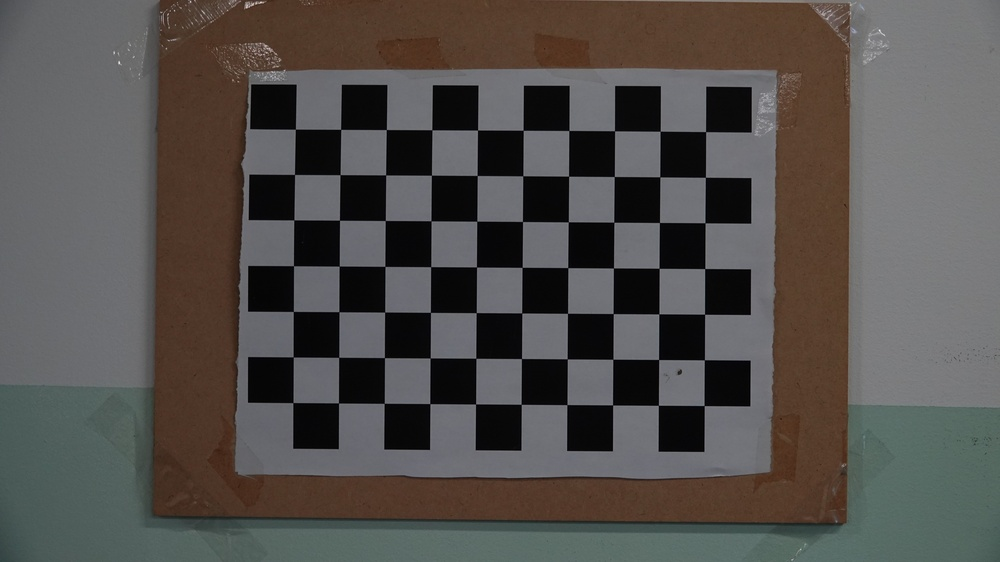
#> input picture chessboard/DSC00004.JPG, 1000 x 562 px, shrunk from 5024 x 2824 before the run; its folder holds only this picture in this run
$ jupyter execute --allow-errors 01_Calibration.ipynb
#> lines starting #> are read from the running program, lines starting #| are printed output that depends on the picture
[cell 1]
import os
import cv2
import json
import numpy as np
from typing import Tuple, Dict, Union
import matplotlib.pyplot as plt

from extensions import IMAGE_EXTENSIONS
from jsonenc import ExtendedEncoder
from files import FileName

[cell 2]
image_dir = 'chessboard'
# チェスボードのコーナーパターンのサイズ（列, 行）
pattern_size = (10, 7)

criteria = (cv2.TERM_CRITERIA_EPS + cv2.TERM_CRITERIA_MAX_ITER, 30, 0.001)

[cell 3]
#画像の取得
image_list = os.listdir(image_dir)
image_path = os.path.join(image_dir, image_list[0])
print(f"image path: {image_path}")

[cell 4]
#チェスボード画像をグレースケールで表示
gray = cv2.imread(image_path, cv2.IMREAD_GRAYSCALE)
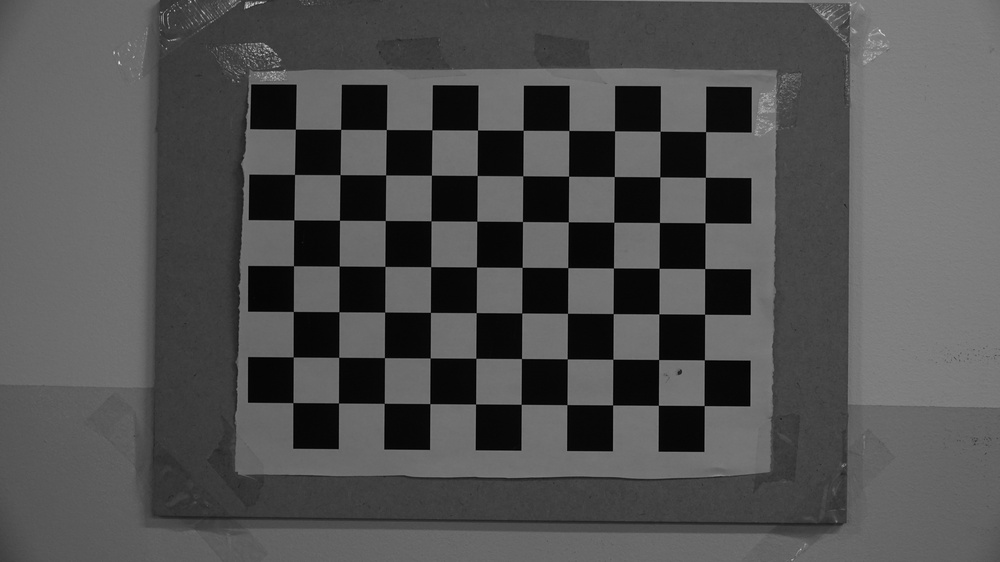
#> gray: shape (562, 1000); min 0, max 243, mean 80.3

fig, ax = plt.subplots()
ax.imshow(gray, cmap='gray')
ax.axis('off')
plt.show()

[cell 5]
# グレースケール画像に対してチェスボードのコーナーを検出する
ret, corners = cv2.findChessboardCorners(gray, pattern_size, None)
#> ret = True; corners = 70 rows, first 8: [295.4, 129.2], [340.7, 129.4], [386.4, 129.5], [431.8, 129.7], [477.5, 130.1], [523.2, 130.3], [568.8, 130.5], [614.5, 130.8]
print(f"ret: {ret}")
#| ret: True
print(f"corners: {corners.shape}")
#| corners: (70, 1, 2)

[cell 6]
# コーナーの精度を向上させるための処理
corners = cv2.cornerSubPix(gray, corners, (11, 11), (-1, -1), criteria)
#> corners = 70 rows, first 8: [295.4, 129.2], [340.7, 129.4], [386.3, 129.6], [431.8, 129.8], [477.5, 130.1], [523.2, 130.3], [568.8, 130.5], [614.5, 130.8]

[cell 7]
#チェスボード画像をカラーで表示
img = cv2.imread(image_path)
#> img is the input picture: shape (562, 1000, 3); mean B, G, R 76.7, 79.6, 83.3
img = cv2.cvtColor(img, cv2.COLOR_BGR2RGB)
#グレースケールで計算したコーナーをカラー画像に描画
cv2.drawChessboardCorners(img, pattern_size, corners, ret)
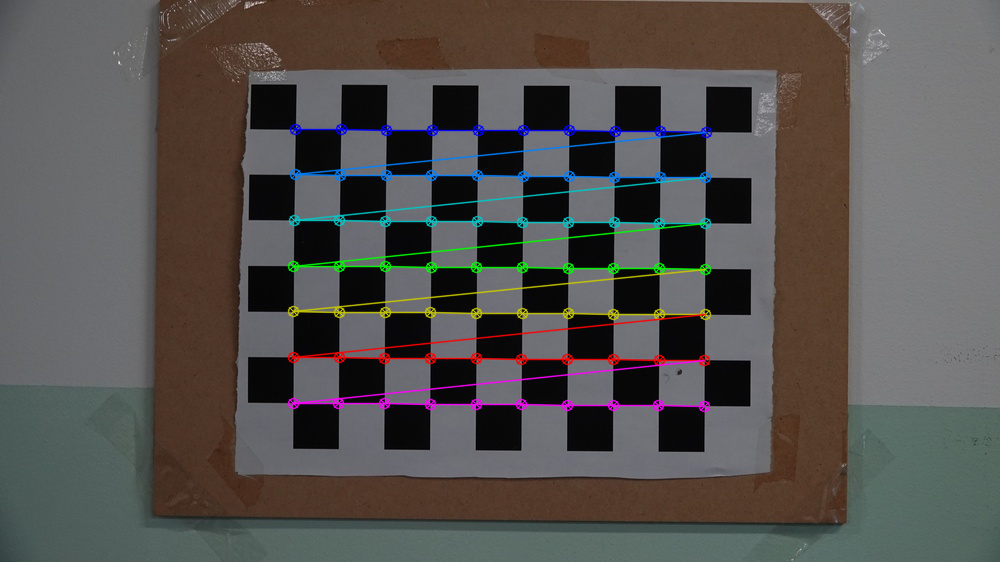
#> img: shape (562, 1000, 3); mean R, G, B 84.2, 80.8, 78.1

fig, ax = plt.subplots()
ax.imshow(img)
ax.axis('off')
plt.show()

$ run again, on chessboard/DSC00008.JPG
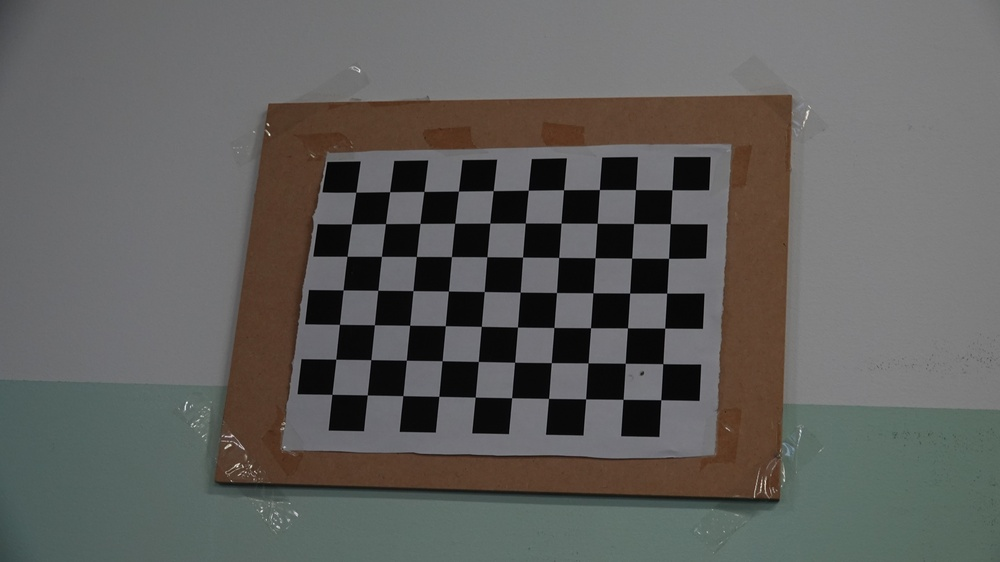
#> input picture chessboard/DSC00008.JPG, 1000 x 562 px, shrunk from 5024 x 2824 before the run
#> `gray = cv2.imread(image_path, cv2.IMREAD_GRAYSCALE)`:
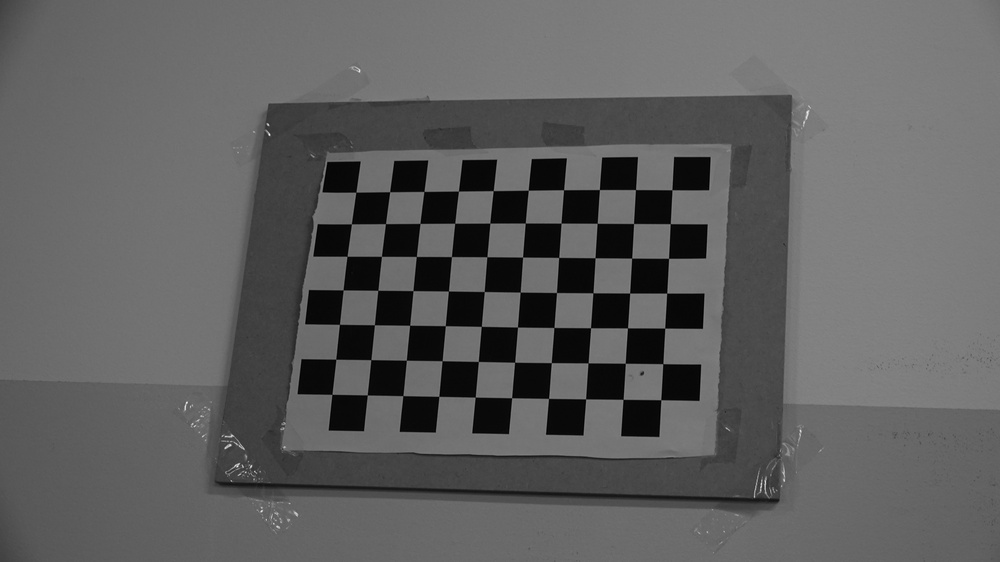
#> gray: shape (562, 1000); min 0, max 251, mean 95.2
#> `ret, corners = cv2.findChessboardCorners(gray, pattern_size, None)`: ret = True; corners = 70 rows, first 8: [355.9, 192.2], [389.7, 191.7], [423.9, 191.5], [458.4, 191.2], [493.2, 190.6], [528.3, 190.2], [563.6, 189.8], [599.4, 189.5]
#| ret: True
#| corners: (70, 1, 2)
#> `corners = cv2.cornerSubPix(gray, corners, (11, 11), (-1, -1), criteria)`: corners = 70 rows, first 8: [355.8, 192.2], [389.6, 191.7], [423.9, 191.4], [458.4, 191.1], [493.2, 190.6], [528.3, 190.2], [563.6, 189.7], [599.4, 189.6]
#> img is the input picture: shape (562, 1000, 3); mean B, G, R 92.8, 95.3, 96.1
#> `cv2.drawChessboardCorners(img, pattern_size, corners, ret)`:
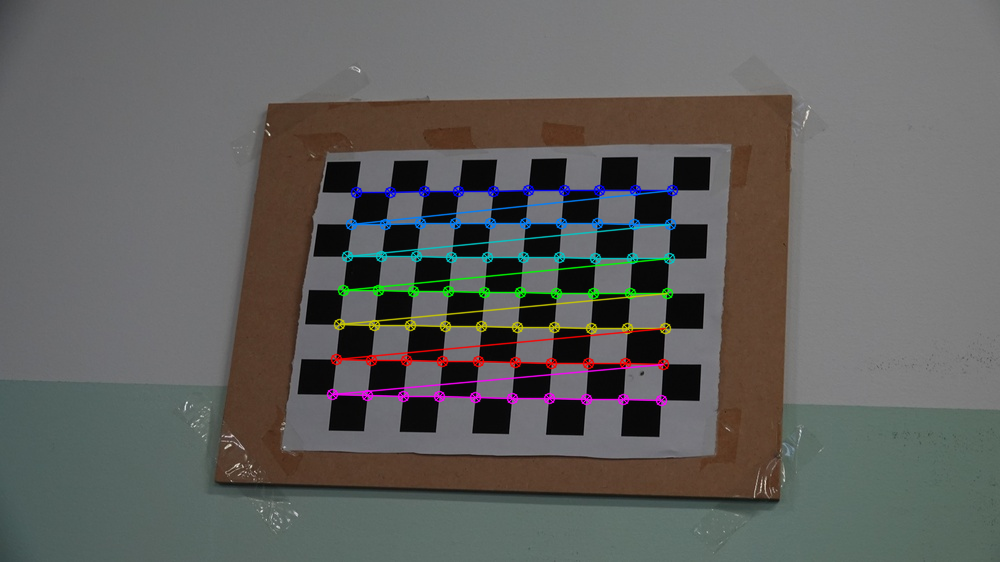
#> img: shape (562, 1000, 3); mean R, G, B 96.8, 96.2, 93.9

$ run again, on chessboard/DSC00009.JPG
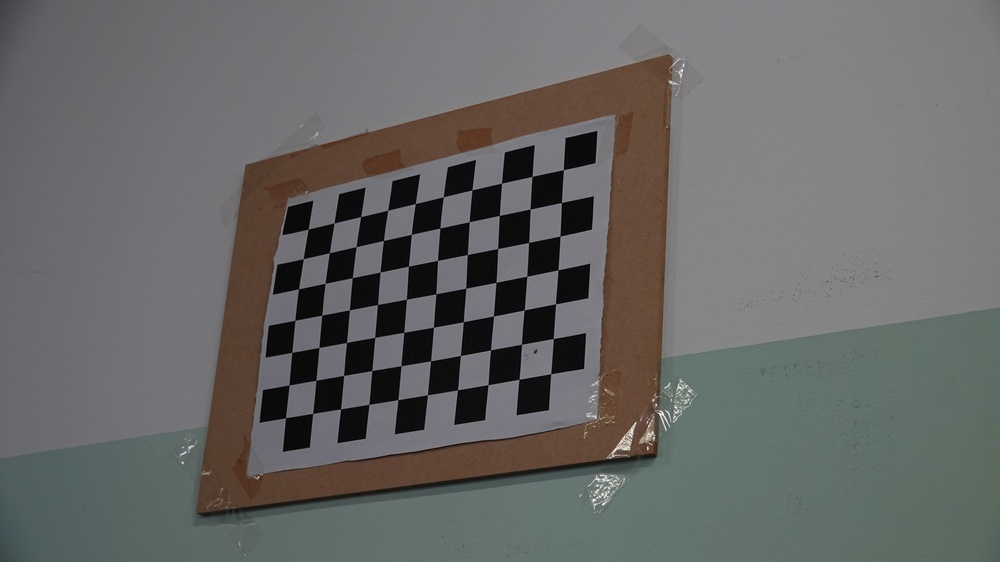
#> input picture chessboard/DSC00009.JPG, 1000 x 562 px, shrunk from 5024 x 2824 before the run
#> `gray = cv2.imread(image_path, cv2.IMREAD_GRAYSCALE)`:
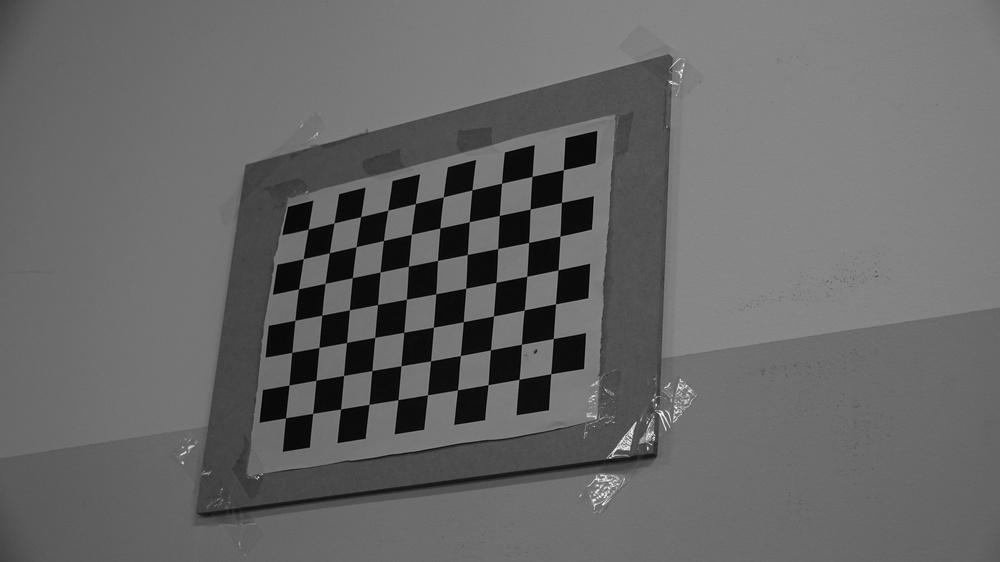
#> gray: shape (562, 1000); min 0, max 255, mean 102.9
#> `ret, corners = cv2.findChessboardCorners(gray, pattern_size, None)`: ret = True; corners = 70 rows, first 8: [308, 228.9], [334, 223], [361, 216.4], [387.6, 210.4], [414.7, 204.1], [443.5, 196.8], [471.9, 190], [501.4, 183.2]
#| ret: True
#| corners: (70, 1, 2)
#> `corners = cv2.cornerSubPix(gray, corners, (11, 11), (-1, -1), criteria)`: corners = 70 rows, first 8: [308.2, 229.2], [334, 222.9], [360.6, 216.6], [387.7, 210.3], [415.3, 203.6], [443.3, 196.8], [471.9, 189.9], [501.5, 183.2]
#> img is the input picture: shape (562, 1000, 3); mean B, G, R 102.1, 103.1, 102.9
#> `cv2.drawChessboardCorners(img, pattern_size, corners, ret)`:
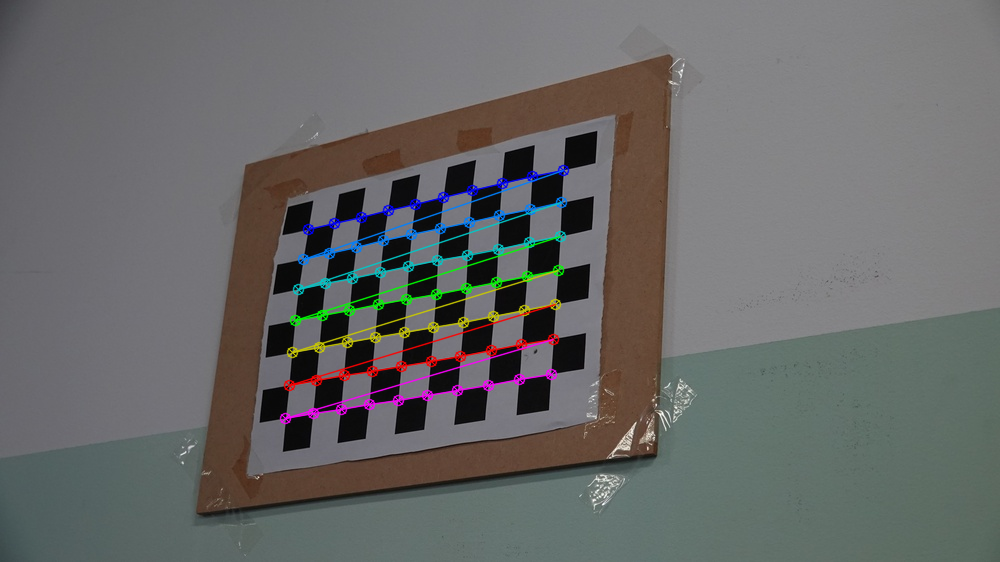
#> img: shape (562, 1000, 3); mean R, G, B 103.5, 103.9, 103.1

$ run again, on chessboard/DSC00010.JPG
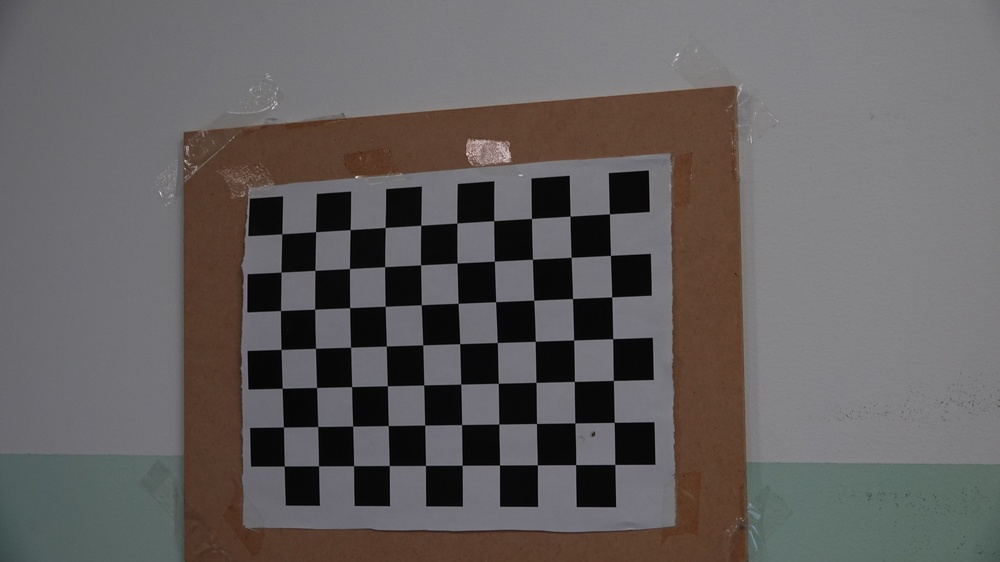
#> input picture chessboard/DSC00010.JPG, 1000 x 562 px, shrunk from 5024 x 2824 before the run
#> `gray = cv2.imread(image_path, cv2.IMREAD_GRAYSCALE)`:
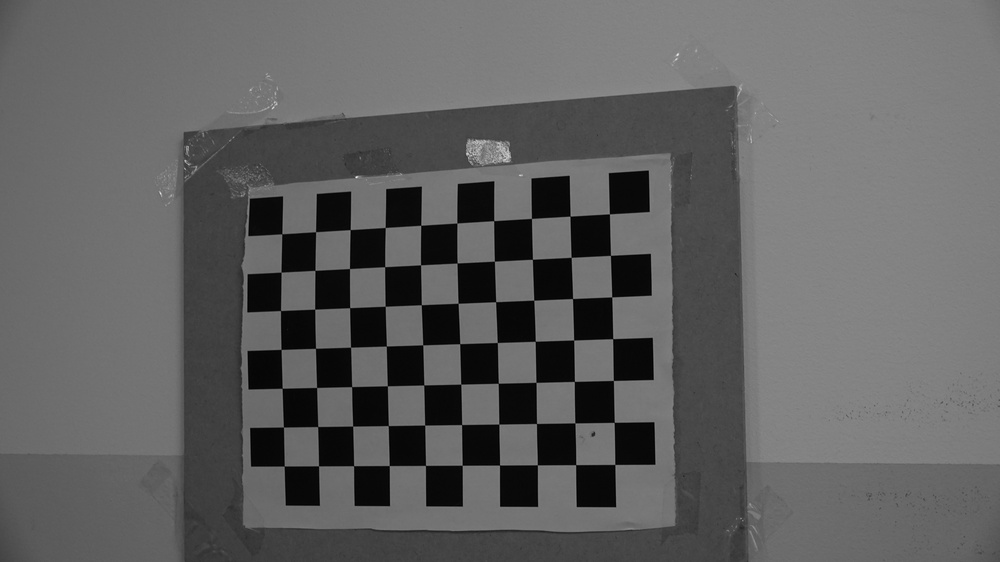
#> gray: shape (562, 1000); min 0, max 243, mean 96.5
#> `ret, corners = cv2.findChessboardCorners(gray, pattern_size, None)`: ret = True; corners = 70 rows, first 8: [281.8, 233.8], [315.6, 231.7], [350.2, 229.6], [385.2, 227.5], [420.7, 225.3], [456.8, 223.1], [493.7, 220.6], [531.5, 218.4]
#| ret: True
#| corners: (70, 1, 2)
#> `corners = cv2.cornerSubPix(gray, corners, (11, 11), (-1, -1), criteria)`: corners = 70 rows, first 8: [281.8, 233.8], [315.6, 231.7], [350.2, 229.6], [385.2, 227.5], [420.7, 225.3], [456.8, 223], [493.7, 220.7], [531.5, 218.4]
#> img is the input picture: shape (562, 1000, 3); mean B, G, R 94.9, 95.4, 99.4
#> `cv2.drawChessboardCorners(img, pattern_size, corners, ret)`:
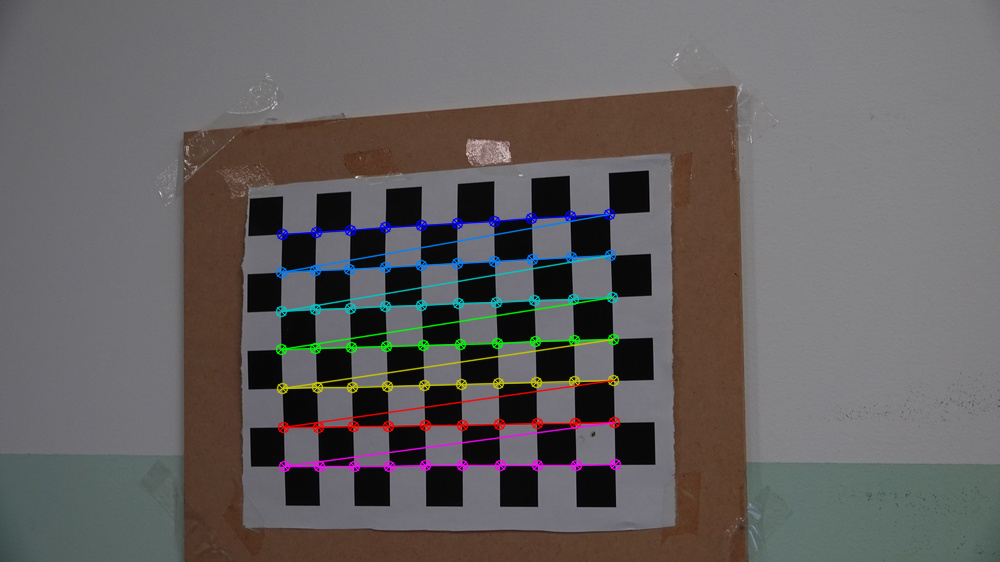
#> img: shape (562, 1000, 3); mean R, G, B 100.1, 96.3, 96

$ run again, on chessboard/DSC00005.JPG
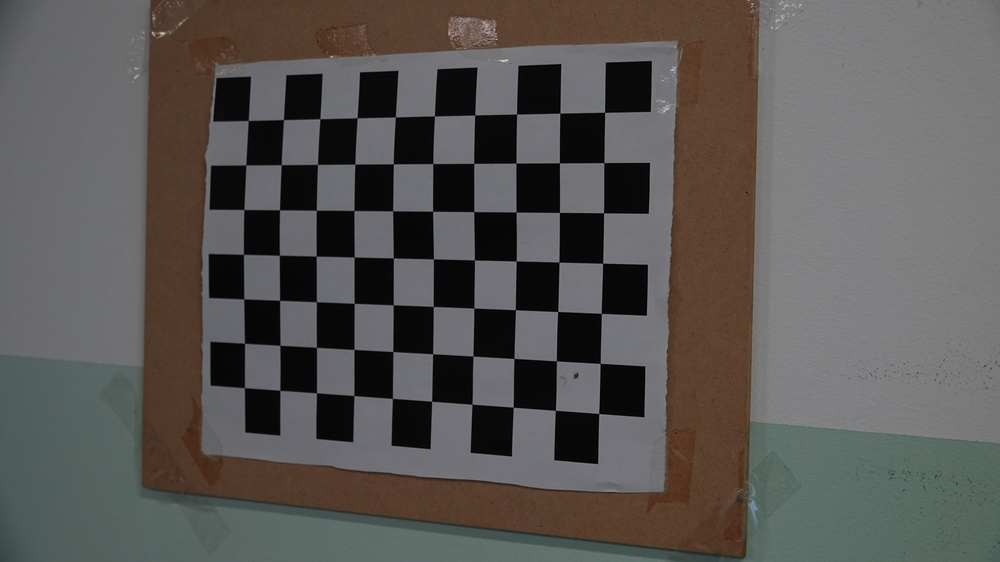
#> input picture chessboard/DSC00005.JPG, 1000 x 562 px, shrunk from 5024 x 2824 before the run
#> `gray = cv2.imread(image_path, cv2.IMREAD_GRAYSCALE)`:
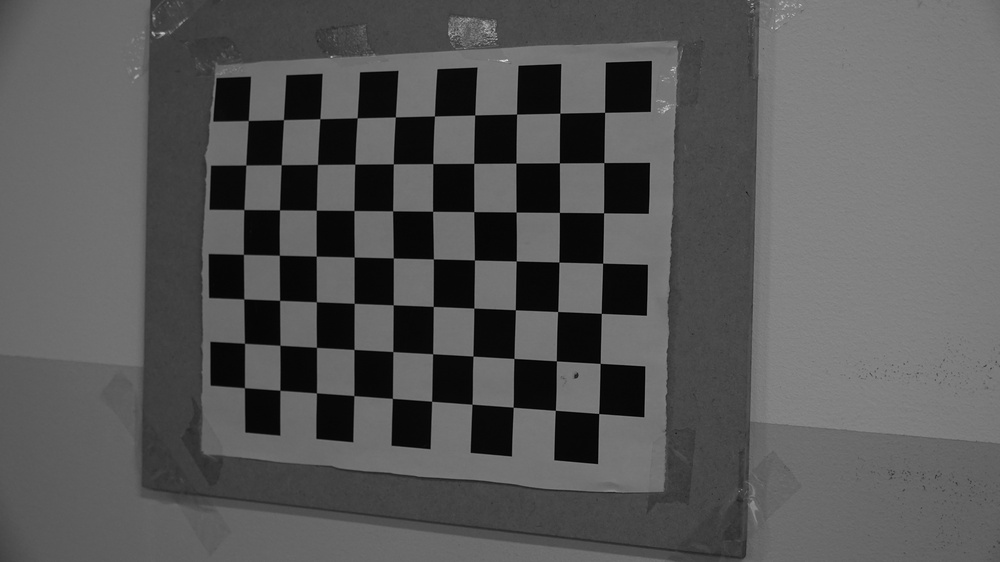
#> gray: shape (562, 1000); min 0, max 219, mean 86.8
#> `ret, corners = cv2.findChessboardCorners(gray, pattern_size, None)`: ret = True; corners = 70 rows, first 8: [248.3, 120.5], [283.5, 119.6], [319.8, 118.7], [357.2, 117.8], [395.4, 116.9], [434.4, 115.9], [474.7, 115], [516.5, 114.1]
#| ret: True
#| corners: (70, 1, 2)
#> `corners = cv2.cornerSubPix(gray, corners, (11, 11), (-1, -1), criteria)`: corners = 70 rows, first 8: [248.3, 120.5], [283.5, 119.6], [319.8, 118.7], [357.2, 117.8], [395.4, 116.9], [434.5, 116], [474.7, 115], [516.6, 114.1]
#> img is the input picture: shape (562, 1000, 3); mean B, G, R 83.5, 86.3, 89.3
#> `cv2.drawChessboardCorners(img, pattern_size, corners, ret)`:
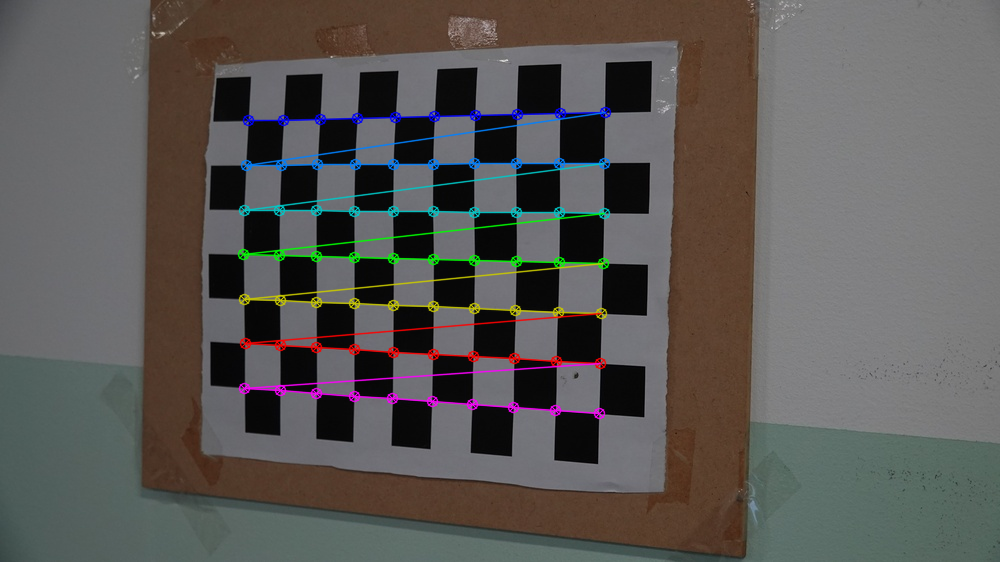
#> img: shape (562, 1000, 3); mean R, G, B 90.1, 87.3, 84.8
